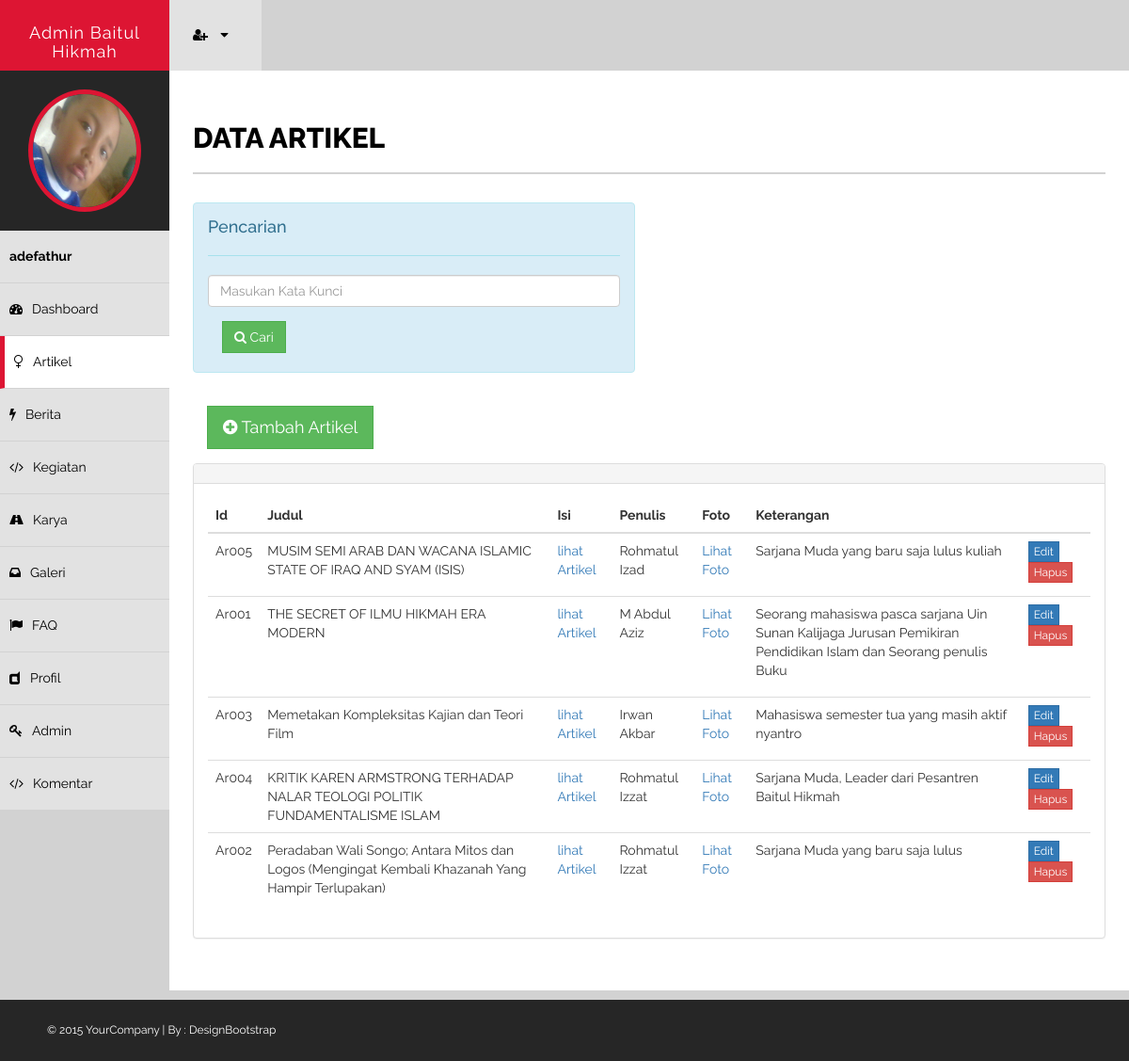
Page /kontrol/admin/artikel.php (signed in) on the committed database.
### tables this page shows
CREATE TABLE IF NOT EXISTS `tb_adm` (
  `user_adm` varchar(20) NOT NULL,
  `pass_adm` varchar(50) NOT NULL,
  `nama_adm` varchar(35) NOT NULL,
  `level_adm` varchar(10) NOT NULL,
  `gambar_adm` varchar(50) NOT NULL
);

CREATE TABLE IF NOT EXISTS `tb_artikel` (
  `id_akl` varchar(5) NOT NULL,
  `judul_akl` varchar(100) NOT NULL,
  `isi_akl` text NOT NULL,
  `gbr_write` varchar(30) NOT NULL,
  `nama_write` varchar(20) NOT NULL,
  `isi_write` text NOT NULL,
  `tgl_input` datetime NOT NULL
);

### kontrol/admin/artikel.php (the view, shortened to what this page needs)
<?php
include '../database.php';
$usern=$_SESSION['username'];
$res=mysql_query("select * from tb_adm where user_adm='".$usern."'");
$arai=mysql_fetch_array($res);
$man=$arai['gambar_adm'];
?>
<!DOCTYPE html>
<html xmlns="http://www.w3.org/1999/xhtml">
<head>
    <link href="assets/css/bootstrap.css" rel="stylesheet" />
    <link href="assets/css/font-awesome.css" rel="stylesheet" />
    <link href="assets/css/style.css" rel="stylesheet" />
</head>
<body>
    <div id="wrapper">
        <nav class="navbar navbar-default navbar-cls-top " role="navigation" style="margin-bottom: 0">
            <div class="navbar-header">
                <a  class="navbar-brand" href="index.php">Admin Baitul Hikmah
                </a>
            </div>
            <div class="notifications-wrapper">
<ul class="nav">
                <li class="dropdown">
                    <a class="dropdown-toggle" data-toggle="dropdown" href="#">
                        <i class="fa fa-user-plus"></i>  <i class="fa fa-caret-down"></i>
                    </a>
                </li>
            </ul>
            </div>
        </nav>
        <nav  class="navbar-default navbar-side" role="navigation">
            <div class="sidebar-collapse">
                <ul class="nav" id="main-menu">
                    <li>
                        <div class="user-img-div">
                            <img src="gmb/admin/<?php echo $man ?>" class="img-circle" width="120px" hight="150px" />
                        </div>
                    </li>
                     <li>
                        <a  href="#"> <strong> <b> <?php echo $_SESSION['username'] ?> </b></strong></a>
                    </li>
                    <li>
                        <a  href="index.php"><i class="fa fa-dashboard "></i>Dashboard</a>
                    </li>
                    <li>
                        <a class="active-menu" href="artikel.php"><i class="fa fa-venus "></i>Artikel </a>
                    </li>
                    <li>
                        <a href="berita.php"><i class="fa fa-bolt "></i>Berita</a>
                    </li>
                     <li>
                        <a href="kegiatan.php"><i class="fa fa-code "></i>Kegiatan</a>
                    </li>
                    <li>
                        <a href="karya.php"><i class="fa fa-road "></i>Karya</a>
                    </li>
                    <li>
                        <a href="galeri.php"><i class="fa fa-inbox "></i>Galeri</a>
                    </li>
                    <li>
                        <a href="faq.php"><i class="fa fa-flag "></i>FAQ</a>
                    </li>
                   <li>
                        <a href="profil.php"><i class="fa fa-dashcube "></i>Profil</a>
                    </li>
                    <li>
                        <a href="admin.php"><i class="fa fa-key "></i>Admin</a>
                    </li>
                    <li>
                        <a href="komentar.php"><i class="fa fa-code "></i>Komentar</a>
                    </li>
                </ul>
            </div>
        </nav>
        <div id="page-wrapper" class="page-wrapper-cls">
            <div id="page-inner">
                <div class="row">
                    <div class="col-md-12">
                        <h1 class="page-head-line">Data Artikel</h1>
                    </div>
                </div>
                <div class="row">
                <div class="col-md-6">
                <div class="alert  alert-info">
                    <div class="current-notices">
                            <h4>Pencarian</h4>
                    <hr />
                    <form method="post">
                            <input type="text" class="form-control" id="cariArtikel" name="cari_art" placeholder="Masukan Kata Kunci" />
                            <button class="btn btn-success" id="cari" name="cari" value="Cari"><i class="fa fa-search"></i> Cari</button>
                    </form>
                        </div>
                        </div>
                    </div>
                    </div>
                        <a href="input_artikel.php" class="btn btn-success btn-lg" id="tambah"><i class="fa fa-plus-circle"></i> Tambah Artikel</a>
                    <div class="panel panel-default">
                        <div class="panel-heading">
                        </div>
                        <div class="panel-body">
                            <div class="table-responsive">
                                <table class="table table-hover">
                                    <thead>
                                        <tr>
                                            <th>Id</th>
                                            <th>Judul</th>
                                            <th>Isi</th>
                                            <th>Penulis</th>
                                            <th>Foto</th>
                                            <th>Keterangan</th>
                                            <th></th>
                                        </tr>
                                    </thead>
                                    <tbody>
                                    <?php
                                        $input_cari = @$_POST['cari_art'];
                                        $cari = @$_POST['cari'];
                                        if($cari) {
                                        if($input_cari != "") {
                                        $sql = mysql_query("select * from tb_artikel where id_akl LIKE '%$input_cari%' or judul_akl LIKE '%$input_cari%' or isi_akl LIKE '%$input_cari%' or nama_write LIKE '%$input_cari%' order by tgl_input DESC") or die (mysql_error());
                                        } else {
                                        $sql = mysql_query("select * from tb_artikel  order by tgl_input DESC") or die (mysql_error());
                                        }
                                        } else {
                                        $sql = mysql_query("select * from tb_artikel  order by tgl_input DESC") or die (mysql_error());
                                        }
                                       $cek = mysql_num_rows($sql);
                                       if($cek < 1) {
                                        ?>
                                        <tr>
                                          <td colspan="7" align="center style="padding:10px;""> Data Tidak Ditemukan</td>
                                         </tr>
                                    <?php
                                }else{
                                      while ($row = mysql_fetch_array($sql)) {
                                      ?>
                                        <tr>
                                            <td><?php echo $row['id_akl']; ?></td>
                                            <td><?php echo $row['judul_akl']; ?></td>
                                            <td><a href="" class="edit-record" data-id="<?php echo $row['id_akl']; ?>" data-target="#edit-record">lihat Artikel</a></td>
                                            <td><?php echo $row['nama_write']; ?></td>
                                            <td><p><a class="group2" href="gmb/artikel/<?php echo $row['gbr_write'] ?>">Lihat Foto</a></p></td>
                                            <td><?php echo $row['isi_write']; ?></td>
                                            <td><a href="edit_artikel.php?id=<?php echo $row['id_akl']; ?>" class="btn btn-primary btn-xs">Edit</a>
                                            <a href="" data-href="hapus_artikel.php?id=<?php echo $row['id_akl']; ?>" class="btn btn-danger btn-xs" data-toggle="modal" data-target="#confirm-delete">Hapus</a></td>
                                        </tr>
                                        <?php
                                         }
                                     }
                                         ?>
                                    </tbody>
                                </table>
                            </div>
                        </div>
                    </div>
    </div>
    </div>
    <footer >
        &copy; 2015 YourCompany | By : <a href="http://www.designbootstrap.com/" target="_blank">DesignBootstrap</a>
    </footer>
</body>
</html>

### kontrol/database.php (shortened to what this page needs)
<!DOCTYPE html PUBLIC "-//W3C//DTD XHTML 1.0 Transitional//EN" "http://www.w3.org/TR/xhtml1/DTD/xhtml1-transitional.dtd">
<html xmlns="http://www.w3.org/1999/xhtml">
<head>
</head>
<body>
</body>
</html>

### kontrol/admin/assets/css/style.css (style rules this page uses)
body { font-family: 'Raleway', sans-serif; line-height:25px; font-size:14px; }
#wrapper { width: 100%; background: #d2d2d2; }
#page-wrapper { padding: 15px 15px; min-height: 800px; background: #fff; }
#page-inner { width: 100%; margin: 10px 20px 10px 0px; background-color: #fff!important; padding: 10px; min-height: 800px; }
.page-head-line { font-size: 30px; text-transform: uppercase; color: #000; font-weight: 800; padding-bottom: 20px; border-bottom: 2px solid #d2d2d2; margin-bottom: 30px; }
.btn { border-radius:0px!important; -moz-border-radius:0px!important; -webkit-border-radius:0px!important; }
.navbar-cls-top .navbar-brand { color: #fff; background: #DD1533; width: 180px; text-align: center; height: 75px; font-size: 18px; letter-spacing: 1px; padding-top: 25px; }
.user-img-div { min-height: 130px; padding: 20px; background-color: #262626; text-align:center; }
.user-img-div img { height: 130px; border: 5px solid #DD1533; }
.active-menu { background-color: #fff!important; border-left: 5px solid #DD1533; }
.sidebar-collapse, .sidebar-collapse .nav { background: none; }
.sidebar-collapse .nav { padding: 0; }
.sidebar-collapse .nav > li > a { color: #000; background: #E2E2E2; text-shadow: none; border-bottom: 1px solid #D2D2D2; }
.sidebar-collapse > .nav > li > a { padding: 15px 10px; }
.navbar-side { border: none; background-color: #202020; }
.navbar-cls-top { background: #262626; border-bottom: none; }
.navbar-default { border: 0px solid black; }
.navbar-header { background: #000000; }
.nav > li > a > i { margin-right: 10px; }
.notifications-wrapper { margin-left:3px; }
.notifications-wrapper .nav { background-color: #D2d2d2; }
.notifications-wrapper li { display: inline-block; }
.notifications-wrapper li a { padding: 25px; min-height: 50px; }
.notifications-wrapper .nav > li > a { background-color: #E2E2E2; color:#000; }
footer { background-color:#262626; padding:20px 50px; color:#fff; font-size:12px; }
footer a { color:#fff; }
@media (min-width:768px) { .page-wrapper-cls { margin: 0 0 0 180px; } }
@media (min-width:768px) { .navbar-side { z-index: 1; position: absolute; width: 180px; } }
@media (min-width:768px) { .navbar { border-radius: 0px; } }

### rows in the picture
tb_adm: gambar_adm (picture)
tb_artikel: id_akl "Ar005", judul_akl "MUSIM SEMI ARAB DAN WACANA ISLAMIC STATE OF IRAQ AND SYAM (ISIS)", nama_write "Rohmatul Izad", isi_write "Sarjana Muda yang baru saja lulus kuliah"
tb_artikel: id_akl "Ar001", judul_akl "THE SECRET OF ILMU HIKMAH ERA MODERN", nama_write "M Abdul Aziz", isi_write "Seorang mahasiswa pasca sarjana Uin Sunan Kalijaga Jurusan Pemikiran Pendidikan Islam dan Seorang penulis Buku"
tb_artikel: id_akl "Ar003", judul_akl "Memetakan Kompleksitas Kajian dan Teori Film", nama_write "Irwan Akbar", isi_write "Mahasiswa semester tua yang masih aktif nyantro"
tb_artikel: id_akl "Ar004", judul_akl "KRITIK KAREN ARMSTRONG TERHADAP NALAR TEOLOGI POLITIK FUNDAMENTALISME ISLAM", nama_write "Rohmatul Izzat", isi_write "Sarjana Muda, Leader dari Pesantren Baitul Hikmah"
tb_artikel: id_akl "Ar002", judul_akl "Peradaban Wali Songo; Antara Mitos dan Logos (Mengingat Kembali Khazanah Yang Hampir Terlupakan)", nama_write "Rohmatul Izzat", isi_write "Sarjana Muda yang baru saja lulus"

### other values in the picture
$_SESSION['username'] "adefathur"
